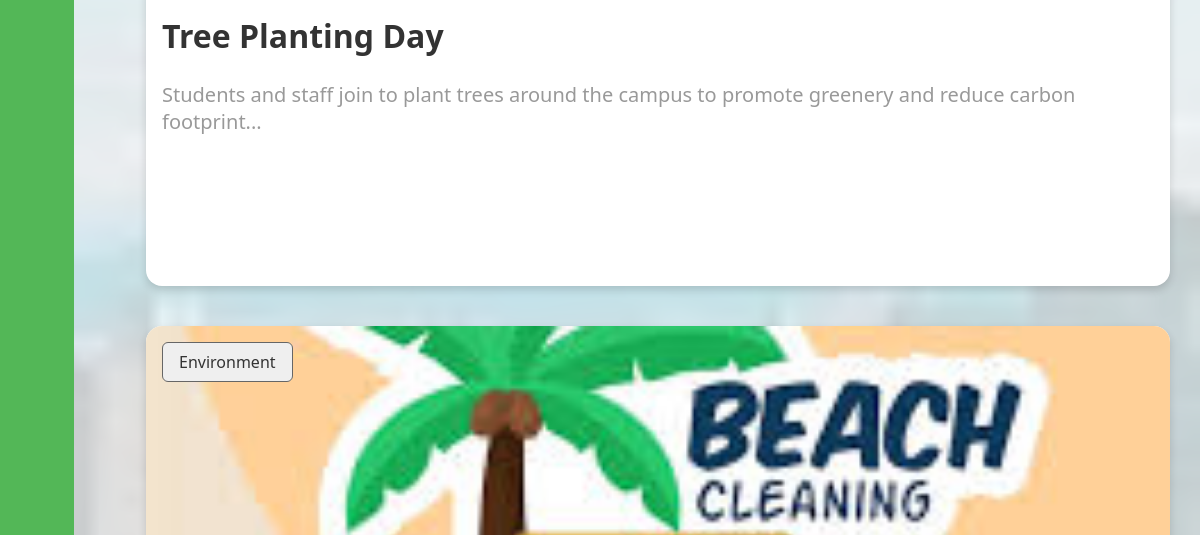
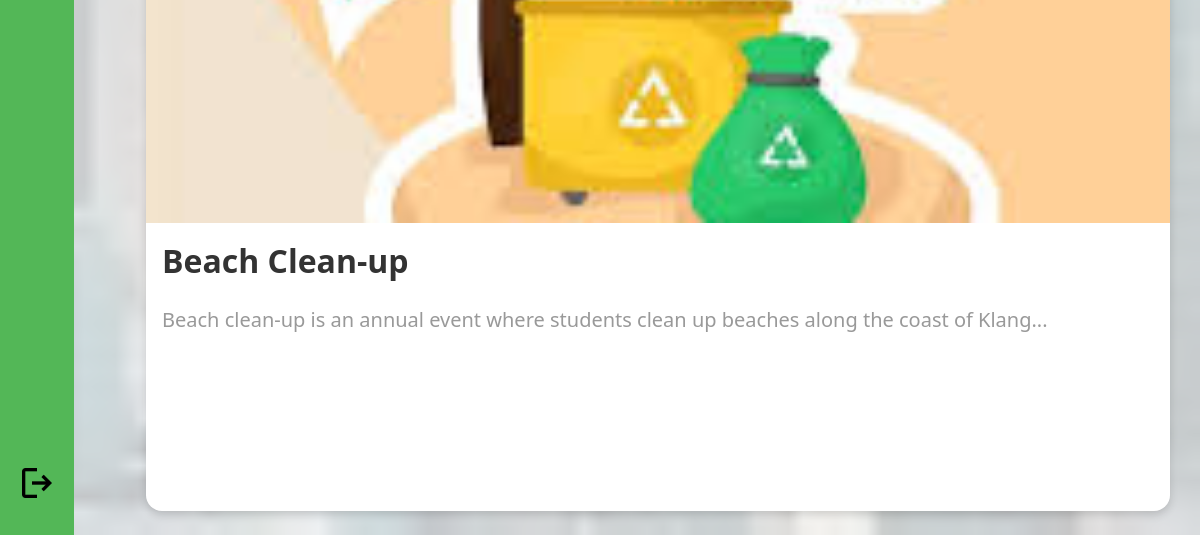
/participants-desktop-econews.php (signed in, lower part), run on an earlier commit of the app's database (2 pictures, top to bottom).
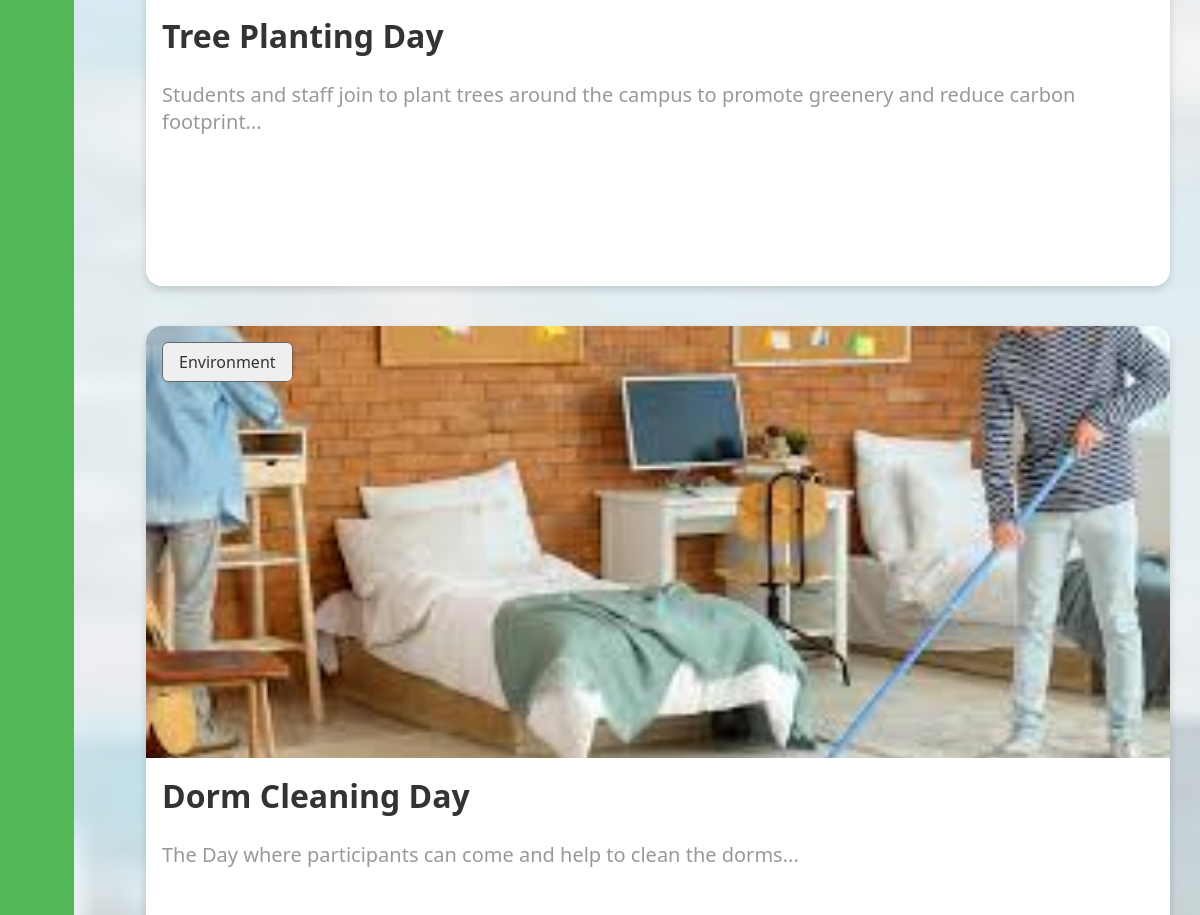
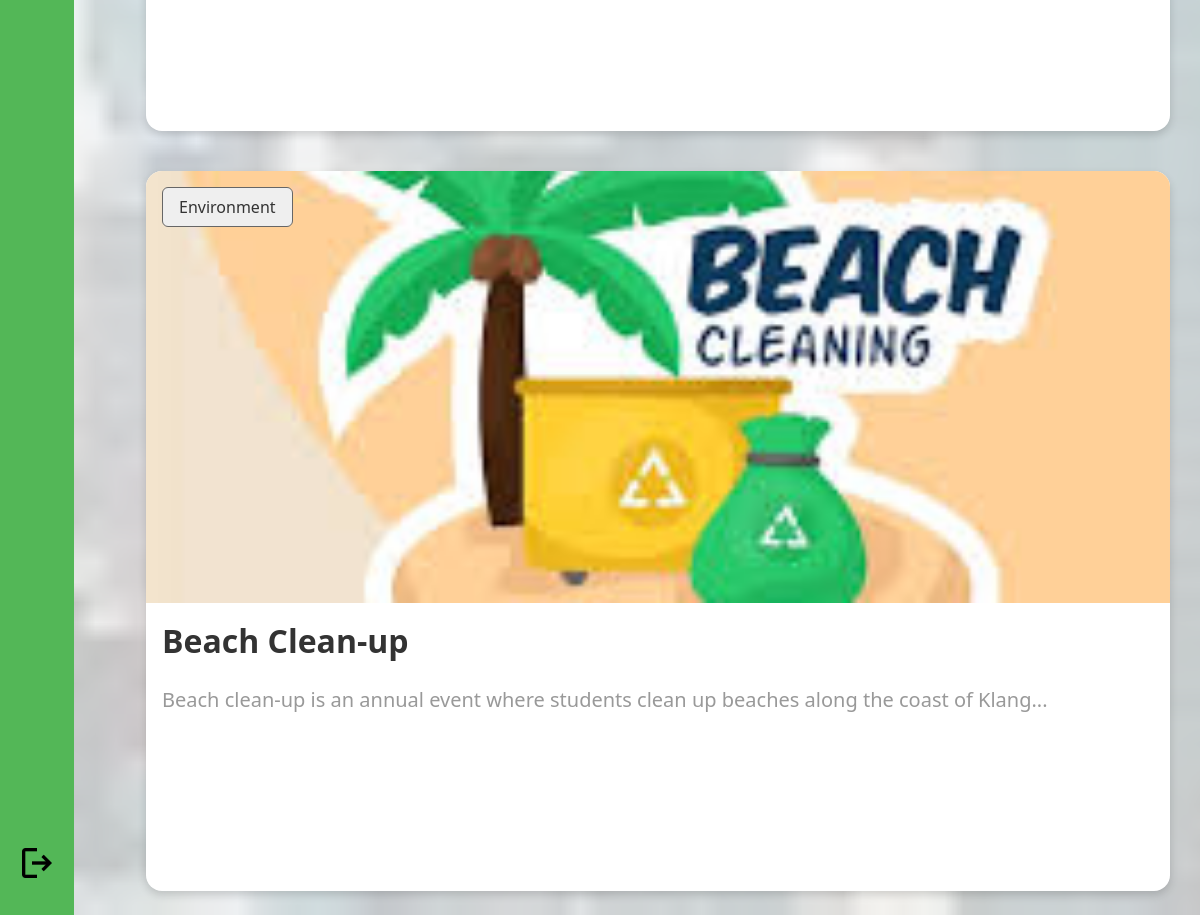
And on a later commit of the database (2 pictures, top to bottom).
### tables this page shows
CREATE TABLE IF NOT EXISTS `eco_news` (
  `eco_news_id` int NOT NULL AUTO_INCREMENT,
  `title` varchar(100) NOT NULL,
  `description` text NOT NULL,
  `image_path` varchar(255) NOT NULL,
  `venue` text NOT NULL,
  `organised_by` varchar(255) NOT NULL,
  `events_id` int NOT NULL,
  `posted_by` int NOT NULL,
  PRIMARY KEY (`eco_news_id`),
  UNIQUE KEY `eco_news_id` (`eco_news_id`),
  KEY `events_id` (`events_id`),
  KEY `posted_by` (`posted_by`)
);

### participants-desktop-econews.php (the view, shortened to what this page needs)
<?php
include("Database.php");
$sql = "SELECT eco_news_id, title, description, image_path FROM eco_news ORDER BY eco_news_id DESC";
$result = mysqli_query($database, $sql);
?>
<!DOCTYPE html>
<html lang="en">
<head>
    <link rel="stylesheet" href="global.css">
    <link rel="stylesheet" href="participant.css">
    <link rel="stylesheet" href="participants-econews-desktop.css">
</head>
<body>
    <div class="side-bar">
        <div class="participant-icon-container">
            <button class="icon-btn" id="logout" onClick="logout_confirm()">
                <img src="images/logout.png" alt="Logout">
            </button>
        </div>
    </div>
    <div class="main-content">
        <?php while ($row = mysqli_fetch_assoc($result)) { ?>
            <button class="content-holder"
                onclick="window.location.href='participants-desktop-newsdetails.php?id=<?php echo $row['eco_news_id']; ?>'">
                <div class="category-box">Environment</div>
                <div class="content-image">
                    <img src="/Assignment_Project/images/<?php echo $row['image_path']; ?>">
                </div>
                <div class="content-text-box">
                    <h3 class="content-text-title">
                        <?php echo $row['title']; ?>
                    </h3>
                    <p class="content-text-description">
                        <?php echo substr($row['description'], 0, 200); ?>...
                    </p>
                </div>
            </button>
        <?php } ?>
    </div>
</body>
</html>

What changed in the data, as far as the page shows it:
added eco_news: image_path (picture), title "Dorm Cleaning Day", description "The Day where participants can come and help to clean the dorms"
